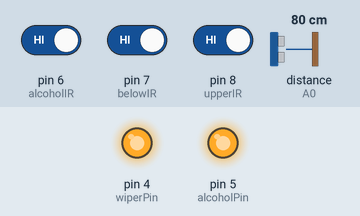
Bench run of a sketch on a simulated Arduino Uno, built with avr-gcc and run on an emulated ATmega328P. On the bench: output pins drawn as LEDs (lit = HIGH). Inputs (shaded band) come from the test bench; at power-on: pin 6 (alcoholIR) HIGH, pin 7 (belowIR) HIGH, pin 8 (upperIR) HIGH, distance to the obstacle (sensor on A0) 80 cm. No radio packets arrive unless stated.

Above: at 1.2 s.
1.3 s: pin 6 (alcoholIR) driven LOW
At 2.2 s:
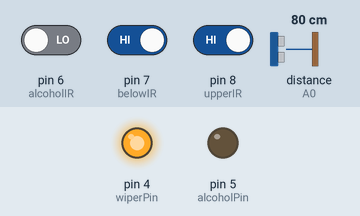
At 3.5 s:
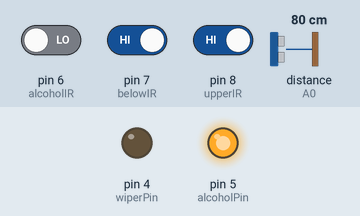
3.9 s: pin 7 (belowIR) driven LOW
At 5.4 s:
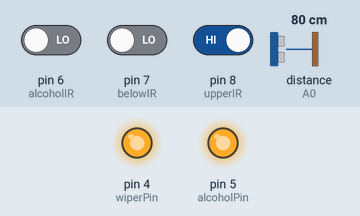
Timing chart, 0 to 15.8 s (numbered marks = the images above; inputs shaded):
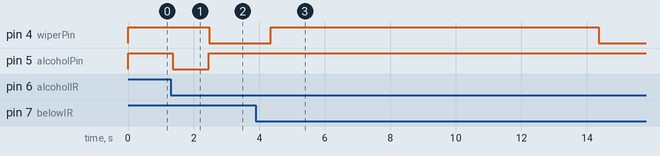

Measured:
- after the input at 1.3 s, pin 4 (wiperPin): HIGH → LOW after 1.2 s; pin 5 (alcoholPin): HIGH → LOW after 0.07 s, → HIGH 1.1 s later
- after the input at 3.9 s, pin 4 (wiperPin): LOW → HIGH after 0.45 s, → LOW 10.0 s later

The sketch:

new_micro_3.ino
```cpp
#include <SPI.h>
#include <nRF24L01.h>
#include <RF24.h>
#include <SharpIR.h>
#define model 1080
#define sharpPin A0


SharpIR mySensor = SharpIR(sharpPin, model);
int distance_cm;

RF24 radio(9, 10); // CE, CSN
const byte address[6] = "00002";

int wiperPin = 4;
int alcoholPin = 5;
int alcoholIR = 6;
int belowIR = 7;
int upperIR = 8;
bool mainSwitch = false;

void setup() {
  radio.begin();
  radio.openWritingPipe(address);
  radio.setPALevel(RF24_PA_MAX);
  radio.stopListening();
  pinMode(wiperPin, OUTPUT); // variant low/high
  pinMode(alcoholPin, OUTPUT);
  pinMode(upperIR, INPUT);
  pinMode(belowIR, INPUT);
  digitalWrite(wiperPin, HIGH);
  digitalWrite(alcoholPin, HIGH);

}

void loop() {
  int alcoholStatus= digitalRead (alcoholIR);
  //Enter
  if(alcoholStatus == 0) {
    mainSwitch = true;
  }
  if(mainSwitch == true) {
    sendWarning();
    sprayAlcohol();
    openWiper();
    mainSwitch = false;
    alcoholStatus = 1;
    delay(2000);
  } else {
    sendPass();
    delay(50);
  }
}

void sprayAlcohol(){

  digitalWrite(alcoholPin, LOW);
  delay(1100);
  digitalWrite(alcoholPin,HIGH);
}

void openWiper () {
  bool wiperSwitch = true;
  while(wiperSwitch) {
    radio.begin();
    int belowIRStatus = digitalRead (belowIR);
    digitalWrite(wiperPin, LOW);
    delay(50);
    if(belowIRStatus == 0) {
      delay(400);
      digitalWrite(wiperPin, HIGH);
      delay(10000);
      while(wiperSwitch) {
        radio.begin();
        digitalWrite(wiperPin, LOW);
        int upperIRStatus = digitalRead (upperIR);
        delay(50);
        if(upperIRStatus == 0) {
          delay(50);
          digitalWrite(wiperPin, HIGH);
          belowIRStatus = digitalRead (belowIR);
          delay(500);
          wiperSwitch = false;
        }
      }
    }
  }

}

void sendWarning (){
  bool ok = 0;
  while(ok != 1) {
    radio.begin();
    radio.openWritingPipe(address);
    radio.setPALevel(RF24_PA_MAX);
    const char text_barrier[] = "WARNING";
    ok = radio.write(&text_barrier, sizeof(text_barrier));
    delay(50);
  }

}

void sendPass (){
  radio.begin();
  radio.openWritingPipe(address);
  radio.setPALevel(RF24_PA_MAX);
  distance_cm = mySensor.distance();
  if(distance_cm >= 50) {
    radio.begin();
    const char text_barrier[] = "PASS";
    bool ok = radio.write(&text_barrier, sizeof(text_barrier)); // Send the data

  } else {
    radio.begin();
    const char text_barrier[] = "WARNING";
    bool ok = radio.write(&text_barrier, sizeof(text_barrier)); // Send the data
  }
}
```
